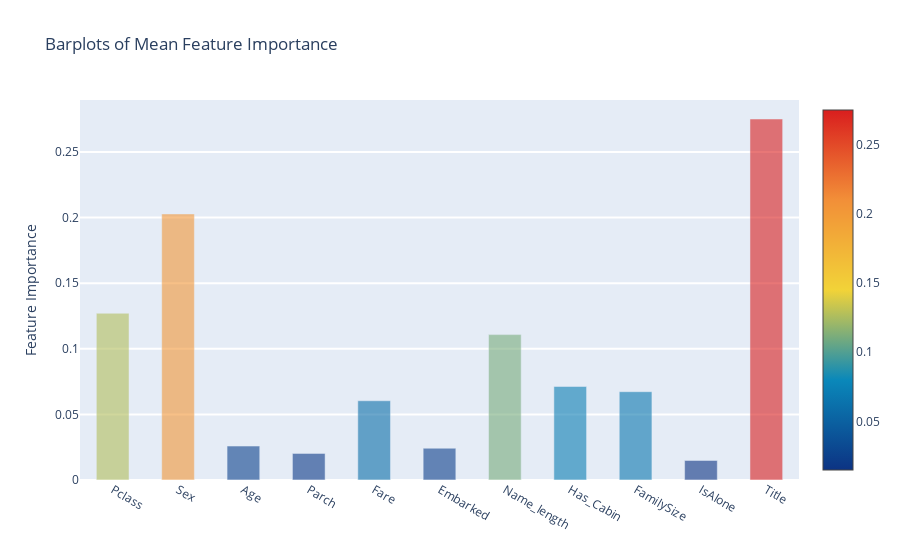

The code cell stored with this chart in its notebook:
### Code cell
y = feature_dataframe['mean'].values
x = feature_dataframe['features'].values
data = [go.Bar(
            x= x,
             y= y,
            width = 0.5,
            marker=dict(
               color = feature_dataframe['mean'].values,
            colorscale='Portland',
            showscale=True,
            reversescale = False
            ),
            opacity=0.6
        )]

layout= go.Layout(
    autosize= True,
    title= 'Barplots of Mean Feature Importance',
    hovermode= 'closest',
#     xaxis= dict(
#         title= 'Pop',
#         ticklen= 5,
#         zeroline= False,
#         gridwidth= 2,
#     ),
    yaxis=dict(
        title= 'Feature Importance',
        ticklen= 5,
        gridwidth= 2
    ),
    showlegend= False
)
fig = go.Figure(data=data, layout=layout)
py.iplot(fig, filename='bar-direct-labels')

### Figure 1 — Plotly figure (JSON) as saved in the notebook; plotly's stock layout.template omitted (floating-point values rounded to 4 significant figures)
{"data": [{"marker": {"color": [0.1271, 0.2028, 0.02586, 0.02028, 0.06039, 0.02421, 0.1108, 0.07128, 0.0673, 0.01491, 0.2751], "colorscale": [[0, "rgb(12,51,131)"], [0.25, "rgb(10,136,186)"], [0.5, "rgb(242,211,56)"], [0.75, "rgb(242,143,56)"], [1, "rgb(217,30,30)"]], "reversescale": false, "showscale": true}, "opacity": 0.6, "type": "bar", "width": 0.5, "x": ["Pclass", "Sex", "Age", "Parch", "Fare", "Embarked", "Name_length", "Has_Cabin", "FamilySize", "IsAlone", "Title"], "y": [0.1271, 0.2028, 0.02586, 0.02028, 0.06039, 0.02421, 0.1108, 0.07128, 0.0673, 0.01491, 0.2751]}], "layout": {"autosize": true, "hovermode": "closest", "showlegend": false, "title": {"text": "Barplots of Mean Feature Importance"}, "yaxis": {"gridwidth": 2, "ticklen": 5, "title": {"text": "Feature Importance"}}}}
